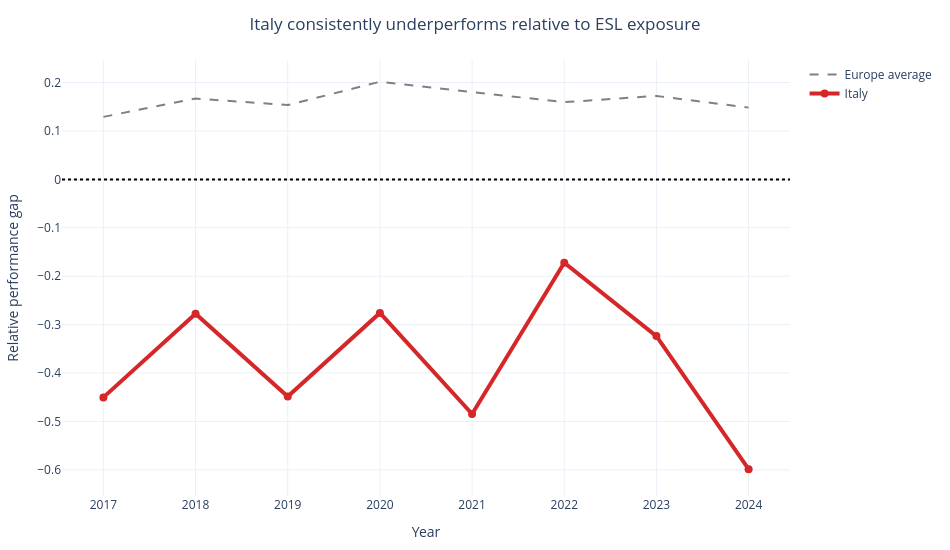

Notebook code cell kept with this figure:
### Markdown cell above
## Italy vs Europe average trajectory

This figure compares Italy’s annual percentile trajectory with the European average for the same measures.

### Code cell
italy_traj = (
    merged[merged["iso3"] == "ITA"]
    .groupby("year", as_index=False)["gap_pct"]
    .mean()
)

europe_avg = (
    merged
    .groupby("year", as_index=False)["gap_pct"]
    .mean()
    .rename(columns={"gap_pct": "europe_gap_pct"})
)

traj = pd.merge(italy_traj, europe_avg, on="year")

fig = go.Figure()

# Europe reference line
fig.add_trace(
    go.Scatter(
        x=traj["year"],
        y=traj["europe_gap_pct"],
        mode="lines",
        name="Europe average",
        line=dict(color="gray", width=2, dash="dash")
    )
)

# Italy focus line
fig.add_trace(
    go.Scatter(
        x=traj["year"],
        y=traj["gap_pct"],
        mode="lines+markers",
        name="Italy",
        line=dict(color="#d62728", width=4),
        marker=dict(size=8)
    )
)

# Baseline
fig.add_hline(
    y=0,
    line_dash="dot",
    line_color="black"
)

fig.update_layout(
    template="plotly_white",
    title="Italy consistently underperforms relative to ESL exposure",
    title_x=0.5,
    xaxis_title="Year",
    yaxis_title="Relative performance gap",
    width=950,
    height=550,
    margin=dict(l=40, r=40, t=60, b=40),
    legend_title=""
)

fig.show()

### Figure 1 — Plotly figure (JSON) as saved in the notebook; plotly's stock layout.template omitted (floating-point values rounded to 4 significant figures)
{"data": [{"line": {"color": "gray", "dash": "dash", "width": 2}, "mode": "lines", "name": "Europe average", "type": "scatter", "x": [2017, 2018, 2019, 2020, 2021, 2022, 2023, 2024], "y": [0.1291, 0.1669, 0.1535, 0.2016, 0.1804, 0.1595, 0.1724, 0.1482]}, {"line": {"color": "#d62728", "width": 4}, "marker": {"size": 8}, "mode": "lines+markers", "name": "Italy", "type": "scatter", "x": [2017, 2018, 2019, 2020, 2021, 2022, 2023, 2024], "y": [-0.4503, -0.2776, -0.4485, -0.2759, -0.4847, -0.172, -0.3237, -0.5986]}], "layout": {"height": 550, "legend": {"title": {"text": ""}}, "margin": {"b": 40, "l": 40, "r": 40, "t": 60}, "shapes": [{"line": {"color": "black", "dash": "dot"}, "type": "line", "x0": 0, "x1": 1, "xref": "x domain", "y0": 0, "y1": 0, "yref": "y"}], "title": {"text": "Italy consistently underperforms relative to ESL exposure", "x": 0.5}, "width": 950, "xaxis": {"title": {"text": "Year"}}, "yaxis": {"title": {"text": "Relative performance gap"}}}}
